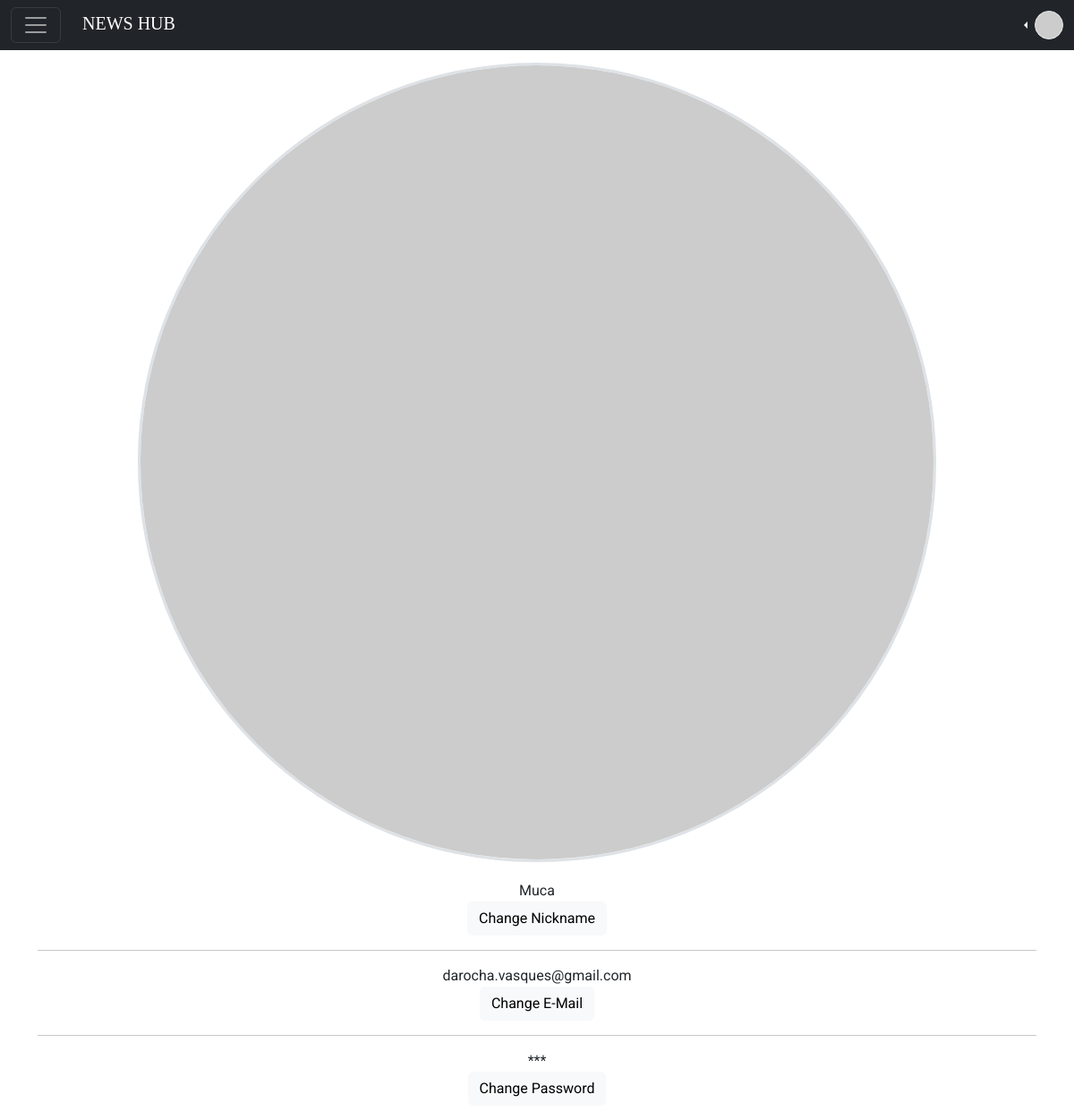
Page /profile (signed in) on the earlier database version.
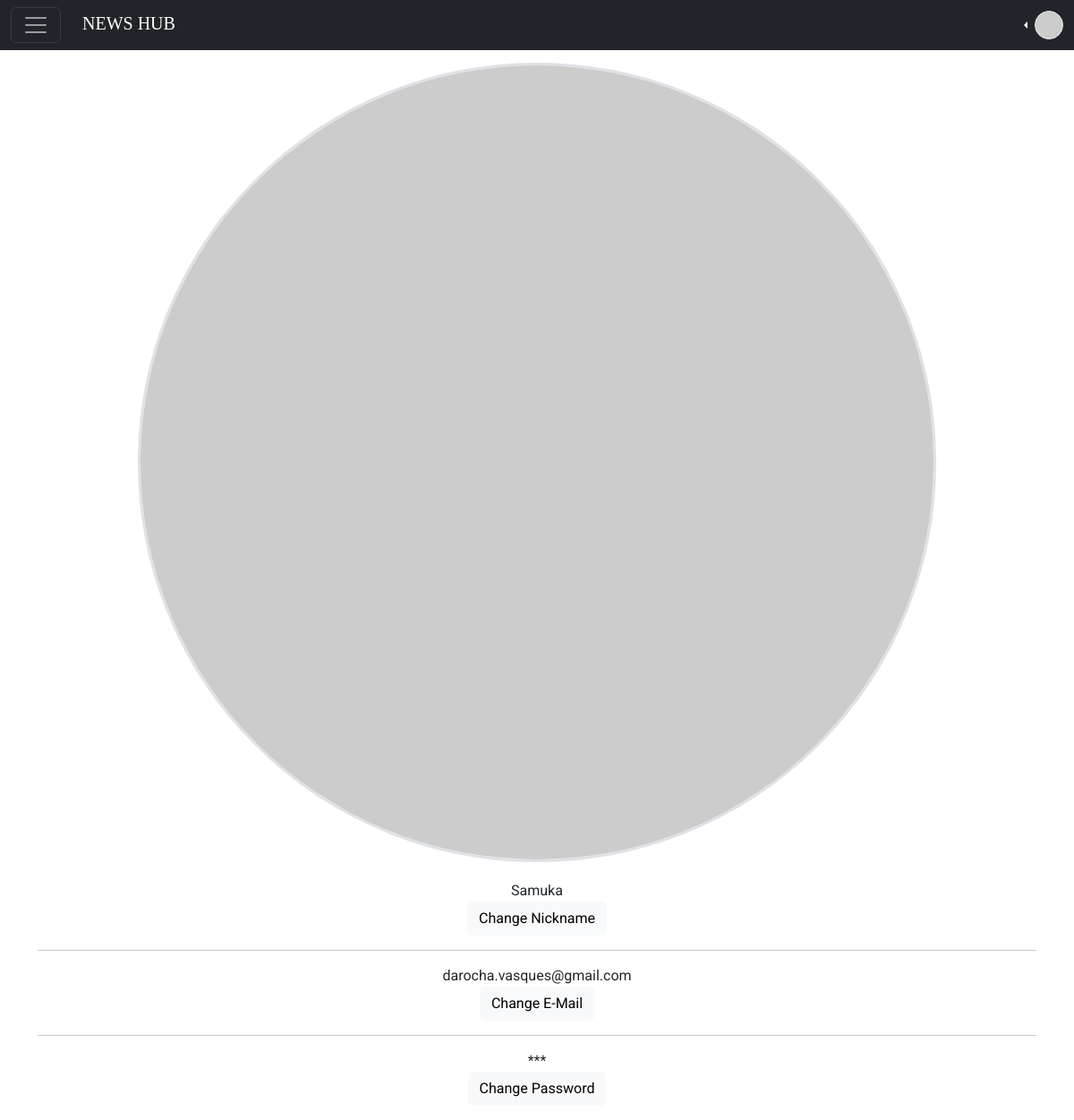
Same page on the later database version.
### app/models/User.py (models this page shows, shortened)
class User(db.Model):
    __tablename__ = 'users'
    id = db.Column(db.Integer, primary_key=True)
    username = db.Column(db.String, unique=True, nullable=False)
    name = db.Column(db.String, nullable=False)
    email = db.Column(db.String, unique=True, nullable=False)
    hash = db.Column(db.String, nullable=False)
    @property
    def is_authenticated(self):
        return True
    @login_manager.user_loader
    def load_user(username):
        return User.query.get(username)

### app/controllers/user.py (the view)
@app.get('/profile')
@login_required
def profile_get():
    return render_template('profile.html')

### app/templates/profile.html (shortened to what this page needs)
{% extends "layout.html" %}
{% block main %}
<div class="container">
    <div class="margin-top text-center">
        <img src="https://avatars.dicebear.com/api/bottts/:{{current_user.id}}.svg"
            class=" rounded-circle border border-3 profile-img-full">
    </div>
    <ul class="text-center">
        <li>{{ current_user.name.title() }}</li>
        <li><a class="btn btn-light" href="/profile/edit/nickname">Change Nickname</a></li>
        <li><hr></li>
        <li>{{ current_user.email }}</li>
        <li><a class="btn btn-light" href="/profile/edit/email">Change E-Mail</a></li>
        <li><hr></li>
        <li>***</li>
        <li><a class="btn btn-light" href="/profile/edit/password">Change Password</a></li>
    </ul>
</div>
{% endblock %}

Differences in the rows shown:
changed User "darocha.vasques@gmail.com": name "Muca" → "Samuka"
